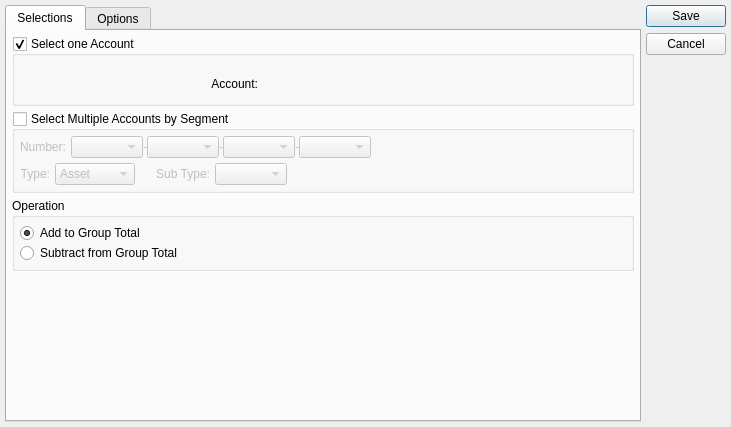
<?xml version="1.0" encoding="UTF-8"?>
<ui version="4.0">
 <comment>This file is part of the xTuple ERP: PostBooks Edition, a free and
open source Enterprise Resource Planning software suite,
Copyright (c) 1999-2010 by OpenMFG LLC, d/b/a xTuple.
It is licensed to you under the Common Public Attribution License
version 1.0, the full text of which (including xTuple-specific Exhibits)
is available at www.xtuple.com/CPAL.  By using this software, you agree
to be bound by its terms.</comment>
 <class>financialLayoutItem</class>
 <widget class="QDialog" name="financialLayoutItem">
  <property name="geometry">
   <rect>
    <x>0</x>
    <y>0</y>
    <width>731</width>
    <height>427</height>
   </rect>
  </property>
  <property name="windowTitle">
   <string>Financial Report Item</string>
  </property>
  <layout class="QGridLayout" name="gridLayout">
   <item row="0" column="0">
    <widget class="QTabWidget" name="_tab">
     <property name="currentIndex">
      <number>0</number>
     </property>
     <widget class="QWidget" name="_selection">
      <attribute name="title">
       <string>Selections</string>
      </attribute>
      <layout class="QGridLayout">
       <item row="0" column="0">
        <layout class="QGridLayout">
         <property name="spacing">
          <number>0</number>
         </property>
         <item row="0" column="0">
          <layout class="QVBoxLayout">
           <item>
            <layout class="QVBoxLayout">
             <item>
              <widget class="QGroupBox" name="_selectAccount">
               <property name="minimumSize">
                <size>
                 <width>500</width>
                 <height>70</height>
                </size>
               </property>
               <property name="title">
                <string>Select one Account</string>
               </property>
               <property name="checkable">
                <bool>true</bool>
               </property>
               <property name="checked">
                <bool>true</bool>
               </property>
               <widget class="QWidget" name="widget">
                <property name="geometry">
                 <rect>
                  <x>10</x>
                  <y>30</y>
                  <width>476</width>
                  <height>36</height>
                 </rect>
                </property>
                <layout class="QHBoxLayout">
                 <property name="spacing">
                  <number>5</number>
                 </property>
                 <item>
                  <widget class="QLabel" name="_accountLit">
                   <property name="text">
                    <string>Account:</string>
                   </property>
                   <property name="alignment">
                    <set>Qt::AlignRight|Qt::AlignTrailing|Qt::AlignVCenter</set>
                   </property>
                   <property name="buddy">
                    <cstring>_tab</cstring>
                   </property>
                  </widget>
                 </item>
                 <item>
                  <widget class="GLCluster" name="_account">
                   <property name="enabled">
                    <bool>true</bool>
                   </property>
                  </widget>
                 </item>
                </layout>
               </widget>
              </widget>
             </item>
             <item>
              <widget class="QGroupBox" name="_selectSegment">
               <property name="title">
                <string>Select Multiple Accounts by Segment</string>
               </property>
               <property name="checkable">
                <bool>true</bool>
               </property>
               <property name="checked">
                <bool>false</bool>
               </property>
               <layout class="QVBoxLayout">
                <item>
                 <layout class="QVBoxLayout">
                  <item>
                   <layout class="QHBoxLayout">
                    <item>
                     <widget class="QLabel" name="_numberLit">
                      <property name="text">
                       <string>Number:</string>
                      </property>
                     </widget>
                    </item>
                    <item>
                     <layout class="QVBoxLayout">
                      <item>
                       <layout class="QHBoxLayout">
                        <property name="spacing">
                         <number>0</number>
                        </property>
                        <item>
                         <layout class="QHBoxLayout">
                          <property name="spacing">
                           <number>0</number>
                          </property>
                          <item>
                           <widget class="XComboBox" name="_company"/>
                          </item>
                          <item>
                           <widget class="QLabel" name="_sep1Lit">
                            <property name="sizePolicy">
                             <sizepolicy hsizetype="Minimum" vsizetype="Fixed">
                              <horstretch>0</horstretch>
                              <verstretch>0</verstretch>
                             </sizepolicy>
                            </property>
                            <property name="text">
                             <string>-</string>
                            </property>
                            <property name="alignment">
                             <set>Qt::AlignCenter</set>
                            </property>
                           </widget>
                          </item>
                          <item>
                           <widget class="XComboBox" name="_profit"/>
                          </item>
                          <item>
                           <widget class="QLabel" name="_sep2Lit">
                            <property name="sizePolicy">
                             <sizepolicy hsizetype="Minimum" vsizetype="Fixed">
                              <horstretch>0</horstretch>
                              <verstretch>0</verstretch>
                             </sizepolicy>
                            </property>
                            <property name="text">
                             <string>-</string>
                            </property>
                            <property name="alignment">
                             <set>Qt::AlignCenter</set>
                            </property>
                           </widget>
                          </item>
                          <item>
                           <widget class="XComboBox" name="_number"/>
                          </item>
                          <item>
                           <widget class="QLabel" name="_sep3Lit">
                            <property name="sizePolicy">
                             <sizepolicy hsizetype="Minimum" vsizetype="Fixed">
                              <horstretch>0</horstretch>
                              <verstretch>0</verstretch>
                             </sizepolicy>
                            </property>
                            <property name="text">
                             <string>-</string>
                            </property>
                            <property name="alignment">
                             <set>Qt::AlignCenter</set>
                            </property>
                           </widget>
                          </item>
                          <item>
                           <widget class="XComboBox" name="_sub"/>
                          </item>
                         </layout>
                        </item>
                        <item>
                         <spacer>
                          <property name="orientation">
                           <enum>Qt::Horizontal</enum>
                          </property>
                          <property name="sizeType">
                           <enum>QSizePolicy::Expanding</enum>
                          </property>
                          <property name="sizeHint" stdset="0">
                           <size>
                            <width>25</width>
                            <height>16</height>
                           </size>
                          </property>
                         </spacer>
                        </item>
                       </layout>
                      </item>
                     </layout>
                    </item>
                   </layout>
                  </item>
                  <item>
                   <layout class="QHBoxLayout">
                    <property name="spacing">
                     <number>5</number>
                    </property>
                    <item>
                     <layout class="QHBoxLayout">
                      <property name="spacing">
                       <number>5</number>
                      </property>
                      <item>
                       <widget class="QLabel" name="_typeLit">
                        <property name="text">
                         <string>Type:</string>
                        </property>
                        <property name="alignment">
                         <set>Qt::AlignRight|Qt::AlignTrailing|Qt::AlignVCenter</set>
                        </property>
                       </widget>
                      </item>
                      <item>
                       <widget class="XComboBox" name="_type">
                        <item>
                         <property name="text">
                          <string>Asset</string>
                         </property>
                        </item>
                        <item>
                         <property name="text">
                          <string>Liability</string>
                         </property>
                        </item>
                        <item>
                         <property name="text">
                          <string>Expense</string>
                         </property>
                        </item>
                        <item>
                         <property name="text">
                          <string>Revenue</string>
                         </property>
                        </item>
                        <item>
                         <property name="text">
                          <string>Equity</string>
                         </property>
                        </item>
                        <item>
                         <property name="text">
                          <string>All</string>
                         </property>
                        </item>
                       </widget>
                      </item>
                     </layout>
                    </item>
                    <item>
                     <spacer>
                      <property name="orientation">
                       <enum>Qt::Horizontal</enum>
                      </property>
                      <property name="sizeType">
                       <enum>QSizePolicy::Minimum</enum>
                      </property>
                      <property name="sizeHint" stdset="0">
                       <size>
                        <width>16</width>
                        <height>20</height>
                       </size>
                      </property>
                     </spacer>
                    </item>
                    <item>
                     <layout class="QHBoxLayout">
                      <property name="spacing">
                       <number>5</number>
                      </property>
                      <item>
                       <widget class="QLabel" name="_subTypeLit">
                        <property name="text">
                         <string>Sub Type:</string>
                        </property>
                        <property name="alignment">
                         <set>Qt::AlignRight|Qt::AlignTrailing|Qt::AlignVCenter</set>
                        </property>
                       </widget>
                      </item>
                      <item>
                       <widget class="XComboBox" name="_subType"/>
                      </item>
                     </layout>
                    </item>
                    <item>
                     <spacer>
                      <property name="orientation">
                       <enum>Qt::Horizontal</enum>
                      </property>
                      <property name="sizeType">
                       <enum>QSizePolicy::Expanding</enum>
                      </property>
                      <property name="sizeHint" stdset="0">
                       <size>
                        <width>40</width>
                        <height>20</height>
                       </size>
                      </property>
                     </spacer>
                    </item>
                   </layout>
                  </item>
                 </layout>
                </item>
               </layout>
              </widget>
             </item>
             <item>
              <widget class="QGroupBox" name="_operationGroup">
               <property name="title">
                <string>Operation</string>
               </property>
               <layout class="QVBoxLayout">
                <property name="spacing">
                 <number>0</number>
                </property>
                <property name="margin">
                 <number>5</number>
                </property>
                <item>
                 <widget class="QRadioButton" name="_add">
                  <property name="text">
                   <string>Add to Group Total</string>
                  </property>
                  <property name="checked">
                   <bool>true</bool>
                  </property>
                 </widget>
                </item>
                <item>
                 <widget class="QRadioButton" name="_subtract">
                  <property name="text">
                   <string>Subtract from Group Total</string>
                  </property>
                 </widget>
                </item>
               </layout>
              </widget>
             </item>
            </layout>
           </item>
           <item>
            <spacer>
             <property name="orientation">
              <enum>Qt::Vertical</enum>
             </property>
             <property name="sizeHint" stdset="0">
              <size>
               <width>20</width>
               <height>16</height>
              </size>
             </property>
            </spacer>
           </item>
          </layout>
         </item>
        </layout>
       </item>
      </layout>
     </widget>
     <widget class="QWidget" name="_options">
      <attribute name="title">
       <string>Options</string>
      </attribute>
      <layout class="QGridLayout">
       <item row="0" column="0">
        <layout class="QGridLayout">
         <property name="margin">
          <number>9</number>
         </property>
         <item row="0" column="0">
          <layout class="QVBoxLayout">
           <item>
            <layout class="QVBoxLayout">
             <item>
              <widget class="QGroupBox" name="_showColumns">
               <property name="title">
                <string>Show Columns</string>
               </property>
               <layout class="QGridLayout">
                <item row="0" column="0">
                 <layout class="QVBoxLayout">
                  <property name="spacing">
                   <number>0</number>
                  </property>
                  <item>
                   <widget class="QCheckBox" name="_showBeginning">
                    <property name="text">
                     <string>Show Beginning Balance</string>
                    </property>
                    <property name="checked">
                     <bool>true</bool>
                    </property>
                   </widget>
                  </item>
                  <item>
                   <layout class="QHBoxLayout">
                    <property name="spacing">
                     <number>0</number>
                    </property>
                    <item>
                     <spacer>
                      <property name="orientation">
                       <enum>Qt::Horizontal</enum>
                      </property>
                      <property name="sizeType">
                       <enum>QSizePolicy::Fixed</enum>
                      </property>
                      <property name="sizeHint" stdset="0">
                       <size>
                        <width>20</width>
                        <height>16</height>
                       </size>
                      </property>
                     </spacer>
                    </item>
                    <item>
                     <widget class="QCheckBox" name="_showBeginningPrcnt">
                      <property name="text">
                       <string>Show % of Group Total</string>
                      </property>
                     </widget>
                    </item>
                   </layout>
                  </item>
                  <item>
                   <widget class="QCheckBox" name="_showEnding">
                    <property name="text">
                     <string>Show Ending Balance</string>
                    </property>
                    <property name="checked">
                     <bool>true</bool>
                    </property>
                   </widget>
                  </item>
                  <item>
                   <layout class="QHBoxLayout">
                    <property name="spacing">
                     <number>0</number>
                    </property>
                    <item>
                     <spacer>
                      <property name="orientation">
                       <enum>Qt::Horizontal</enum>
                      </property>
                      <property name="sizeType">
                       <enum>QSizePolicy::Fixed</enum>
                      </property>
                      <property name="sizeHint" stdset="0">
                       <size>
                        <width>20</width>
                        <height>16</height>
                       </size>
                      </property>
                     </spacer>
                    </item>
                    <item>
                     <widget class="QCheckBox" name="_showEndingPrcnt">
                      <property name="text">
                       <string>Show % of Group Total</string>
                      </property>
                     </widget>
                    </item>
                   </layout>
                  </item>
                  <item>
                   <widget class="QCheckBox" name="_showDB">
                    <property name="text">
                     <string>Show Debits/Credits</string>
                    </property>
                    <property name="checked">
                     <bool>true</bool>
                    </property>
                   </widget>
                  </item>
                  <item>
                   <layout class="QHBoxLayout">
                    <property name="spacing">
                     <number>0</number>
                    </property>
                    <item>
                     <spacer>
                      <property name="orientation">
                       <enum>Qt::Horizontal</enum>
                      </property>
                      <property name="sizeType">
                       <enum>QSizePolicy::Fixed</enum>
                      </property>
                      <property name="sizeHint" stdset="0">
                       <size>
                        <width>20</width>
                        <height>16</height>
                       </size>
                      </property>
                     </spacer>
                    </item>
                    <item>
                     <widget class="QCheckBox" name="_showDBPrcnt">
                      <property name="text">
                       <string>Show % of Group Total</string>
                      </property>
                     </widget>
                    </item>
                   </layout>
                  </item>
                  <item>
                   <widget class="QCheckBox" name="_showBudget">
                    <property name="text">
                     <string>Show Budget</string>
                    </property>
                    <property name="checked">
                     <bool>true</bool>
                    </property>
                   </widget>
                  </item>
                  <item>
                   <layout class="QHBoxLayout">
                    <property name="spacing">
                     <number>0</number>
                    </property>
                    <item>
                     <spacer>
                      <property name="orientation">
                       <enum>Qt::Horizontal</enum>
                      </property>
                      <property name="sizeType">
                       <enum>QSizePolicy::Fixed</enum>
                      </property>
                      <property name="sizeHint" stdset="0">
                       <size>
                        <width>20</width>
                        <height>16</height>
                       </size>
                      </property>
                     </spacer>
                    </item>
                    <item>
                     <widget class="QCheckBox" name="_showBudgetPrcnt">
                      <property name="text">
                       <string>Show % of Group Total</string>
                      </property>
                     </widget>
                    </item>
                   </layout>
                  </item>
                  <item>
                   <widget class="QCheckBox" name="_showDiff">
                    <property name="text">
                     <string>Show Difference</string>
                    </property>
                    <property name="checked">
                     <bool>true</bool>
                    </property>
                   </widget>
                  </item>
                  <item>
                   <layout class="QHBoxLayout">
                    <property name="spacing">
                     <number>0</number>
                    </property>
                    <item>
                     <spacer>
                      <property name="orientation">
                       <enum>Qt::Horizontal</enum>
                      </property>
                      <property name="sizeType">
                       <enum>QSizePolicy::Fixed</enum>
                      </property>
                      <property name="sizeHint" stdset="0">
                       <size>
                        <width>20</width>
                        <height>16</height>
                       </size>
                      </property>
                     </spacer>
                    </item>
                    <item>
                     <widget class="QCheckBox" name="_showDiffPrcnt">
                      <property name="text">
                       <string>Show % of Group Total</string>
                      </property>
                     </widget>
                    </item>
                   </layout>
                  </item>
                  <item>
                   <spacer>
                    <property name="orientation">
                     <enum>Qt::Vertical</enum>
                    </property>
                    <property name="sizeType">
                     <enum>QSizePolicy::Preferred</enum>
                    </property>
                    <property name="sizeHint" stdset="0">
                     <size>
                      <width>199</width>
                      <height>10</height>
                     </size>
                    </property>
                   </spacer>
                  </item>
                 </layout>
                </item>
               </layout>
              </widget>
             </item>
             <item>
              <widget class="QCheckBox" name="_showPrcnt">
               <property name="text">
                <string>Show % of Group Total</string>
               </property>
              </widget>
             </item>
             <item>
              <layout class="QHBoxLayout">
               <property name="spacing">
                <number>5</number>
               </property>
               <item>
                <widget class="QLabel" name="_groupLit">
                 <property name="text">
                  <string>Use Group</string>
                 </property>
                </widget>
               </item>
               <item>
                <widget class="XComboBox" name="_group"/>
               </item>
               <item>
                <widget class="QLabel" name="_groupLit2">
                 <property name="text">
                  <string>for % Total calculation</string>
                 </property>
                </widget>
               </item>
               <item>
                <spacer>
                 <property name="orientation">
                  <enum>Qt::Horizontal</enum>
                 </property>
                 <property name="sizeType">
                  <enum>QSizePolicy::Expanding</enum>
                 </property>
                 <property name="sizeHint" stdset="0">
                  <size>
                   <width>61</width>
                   <height>20</height>
                  </size>
                 </property>
                </spacer>
               </item>
              </layout>
             </item>
            </layout>
           </item>
           <item>
            <spacer>
             <property name="orientation">
              <enum>Qt::Vertical</enum>
             </property>
             <property name="sizeHint" stdset="0">
              <size>
               <width>20</width>
               <height>10</height>
              </size>
             </property>
            </spacer>
           </item>
          </layout>
         </item>
         <item row="0" column="1">
          <layout class="QVBoxLayout">
           <item>
            <widget class="QGroupBox" name="_showCustom">
             <property name="title">
              <string>Show Custom Column</string>
             </property>
             <property name="checkable">
              <bool>true</bool>
             </property>
             <property name="checked">
              <bool>false</bool>
             </property>
             <layout class="QVBoxLayout">
              <property name="spacing">
               <number>5</number>
              </property>
              <property name="margin">
               <number>5</number>
              </property>
              <item>
               <layout class="QHBoxLayout">
                <property name="spacing">
                 <number>0</number>
                </property>
                <item>
                 <spacer>
                  <property name="orientation">
                   <enum>Qt::Horizontal</enum>
                  </property>
                  <property name="sizeType">
                   <enum>QSizePolicy::Fixed</enum>
                  </property>
                  <property name="sizeHint" stdset="0">
                   <size>
                    <width>20</width>
                    <height>16</height>
                   </size>
                  </property>
                 </spacer>
                </item>
                <item>
                 <widget class="QCheckBox" name="_showCustomPrcnt">
                  <property name="text">
                   <string>Show % of Group Total</string>
                  </property>
                 </widget>
                </item>
               </layout>
              </item>
              <item>
               <layout class="QVBoxLayout">
                <property name="spacing">
                 <number>0</number>
                </property>
                <item>
                 <widget class="QRadioButton" name="_customUseBeginning">
                  <property name="text">
                   <string>Use Beginning Balance</string>
                  </property>
                  <property name="checked">
                   <bool>true</bool>
                  </property>
                 </widget>
                </item>
                <item>
                 <widget class="QRadioButton" name="_customUseEnding">
                  <property name="text">
                   <string>Use Ending Balance</string>
                  </property>
                 </widget>
                </item>
                <item>
                 <widget class="QRadioButton" name="_customUseDebits">
                  <property name="text">
                   <string>Use Debits</string>
                  </property>
                 </widget>
                </item>
                <item>
                 <widget class="QRadioButton" name="_customUseCredits">
                  <property name="text">
                   <string>Use Credits</string>
                  </property>
                 </widget>
                </item>
                <item>
                 <widget class="QRadioButton" name="_customUseBudget">
                  <property name="text">
                   <string>Use Budget</string>
                  </property>
                 </widget>
                </item>
                <item>
                 <widget class="QRadioButton" name="_customUseDiff">
                  <property name="text">
                   <string>Use Difference</string>
                  </property>
                 </widget>
                </item>
               </layout>
              </item>
             </layout>
            </widget>
           </item>
           <item>
            <spacer>
             <property name="orientation">
              <enum>Qt::Vertical</enum>
             </property>
             <property name="sizeType">
              <enum>QSizePolicy::Expanding</enum>
             </property>
             <property name="sizeHint" stdset="0">
              <size>
               <width>20</width>
               <height>10</height>
              </size>
             </property>
            </spacer>
           </item>
          </layout>
         </item>
        </layout>
       </item>
      </layout>
     </widget>
    </widget>
   </item>
   <item row="0" column="1">
    <widget class="QDialogButtonBox" name="_buttonBox">
     <property name="orientation">
      <enum>Qt::Vertical</enum>
     </property>
     <property name="standardButtons">
      <set>QDialogButtonBox::Cancel|QDialogButtonBox::Save</set>
     </property>
    </widget>
   </item>
  </layout>
 </widget>
 <layoutdefault spacing="5" margin="5"/>
 <pixmapfunction>qPixmapFromMimeSource</pixmapfunction>
 <customwidgets>
  <customwidget>
   <class>GLCluster</class>
   <extends>QWidget</extends>
   <header>glcluster.h</header>
  </customwidget>
  <customwidget>
   <class>XComboBox</class>
   <extends>QComboBox</extends>
   <header>xcombobox.h</header>
  </customwidget>
 </customwidgets>
 <tabstops>
  <tabstop>_tab</tabstop>
  <tabstop>_company</tabstop>
  <tabstop>_profit</tabstop>
  <tabstop>_number</tabstop>
  <tabstop>_sub</tabstop>
  <tabstop>_type</tabstop>
  <tabstop>_subType</tabstop>
  <tabstop>_add</tabstop>
  <tabstop>_subtract</tabstop>
  <tabstop>_showBeginning</tabstop>
  <tabstop>_showBeginningPrcnt</tabstop>
  <tabstop>_showEnding</tabstop>
  <tabstop>_showEndingPrcnt</tabstop>
  <tabstop>_showDB</tabstop>
  <tabstop>_showDBPrcnt</tabstop>
  <tabstop>_showBudget</tabstop>
  <tabstop>_showBudgetPrcnt</tabstop>
  <tabstop>_showDiff</tabstop>
  <tabstop>_showDiffPrcnt</tabstop>
  <tabstop>_showPrcnt</tabstop>
  <tabstop>_group</tabstop>
  <tabstop>_showCustomPrcnt</tabstop>
  <tabstop>_customUseBeginning</tabstop>
  <tabstop>_customUseEnding</tabstop>
  <tabstop>_customUseDebits</tabstop>
  <tabstop>_customUseCredits</tabstop>
  <tabstop>_customUseBudget</tabstop>
  <tabstop>_customUseDiff</tabstop>
 </tabstops>
 <resources/>
 <connections>
  <connection>
   <sender>_buttonBox</sender>
   <signal>rejected()</signal>
   <receiver>financialLayoutItem</receiver>
   <slot>reject()</slot>
   <hints>
    <hint type="sourcelabel">
     <x>723</x>
     <y>80</y>
    </hint>
    <hint type="destinationlabel">
     <x>20</x>
     <y>30</y>
    </hint>
   </hints>
  </connection>
 </connections>
</ui>
